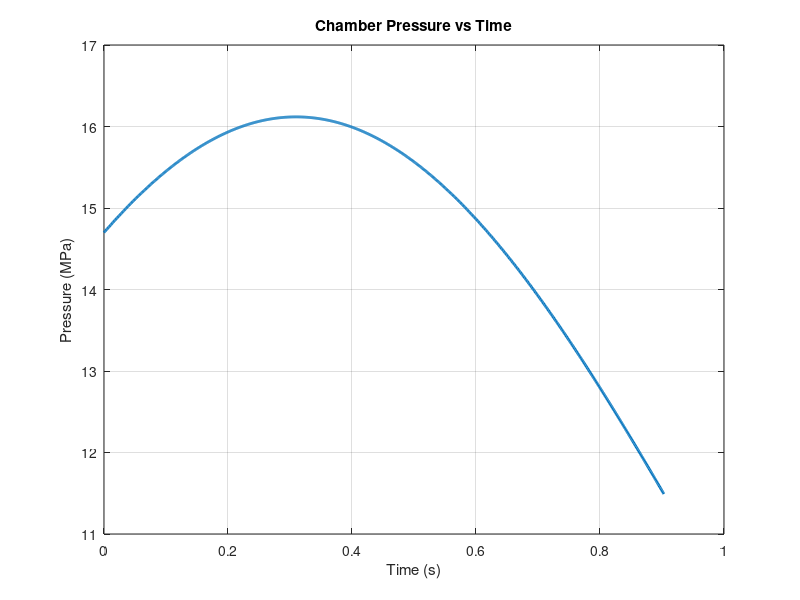
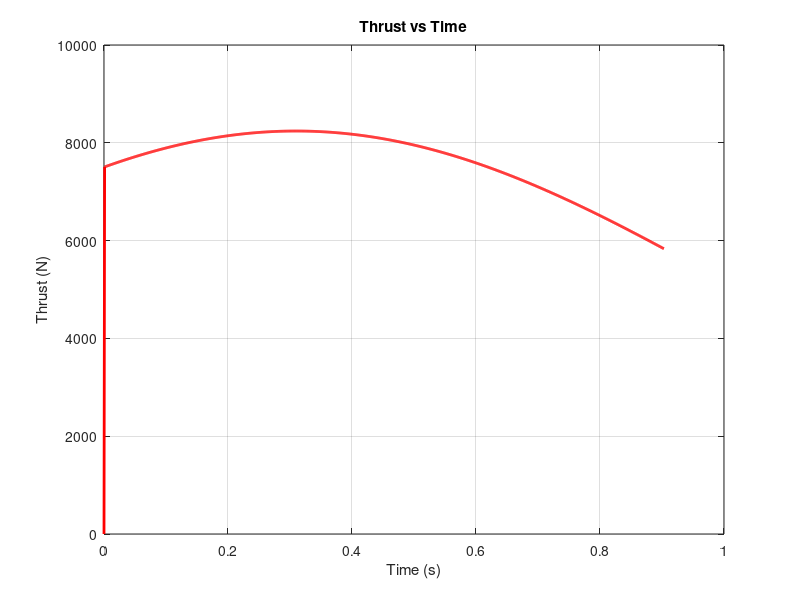
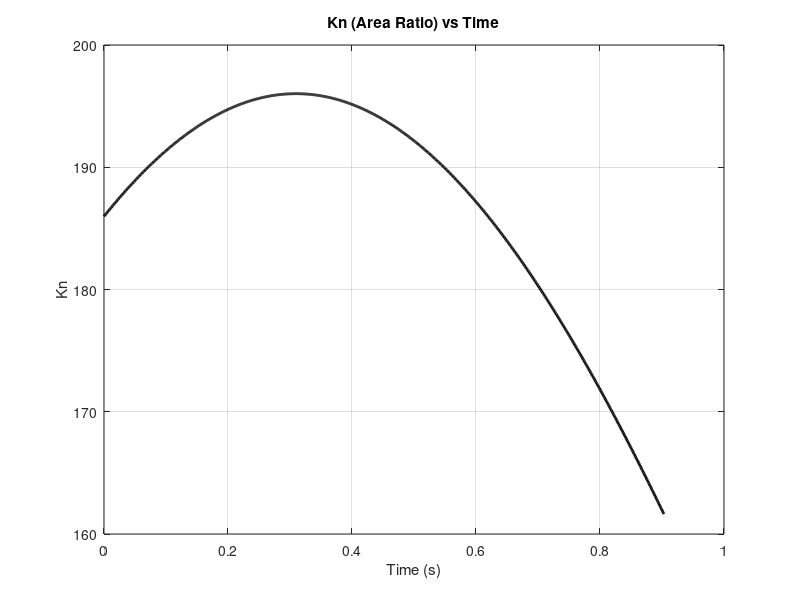

Source code (MATLAB) for these figures, in order:
% openMotor BATES Grain Simulation in MATLAB
% Analytical 0D Internal Ballistics Simulator

clear; clc; close all;

%% Configuration & Constants
% Constants
R_gas = 8.31446261815324; % Universal gas constant, J/(mol*K)
atm_pres = 101325; % Ambient pressure, Pa

% Simulation Settings
dt = 0.001; % Timestep, seconds
burnout_web_thres = 0.0001; % Web burnout threshold, m
burnout_thrust_thres = 0.1; % Thrust burnout threshold, N

%% Inputs
% Propellant Properties
prop.density = 1710; % kg/m^3 (approximate value for APCP)
prop.a = 0.025 / 1000; % Burn rate coefficient, converted from mm/(s*Pa^n) to m/(s*Pa^n)
prop.n = 0.43; % Burn rate exponent
prop.gamma = 1.17; % Specific Heat Ratio (k)
prop.t = 3019; % Combustion Temperature, K
prop.m = 25.935 / 1000; % Exhaust Molar Mass, converted from kg/Kmol to kg/mol

% Nozzle Geometry
nozzle.throat_dia = 21 / 1000; % converted from mm to m
nozzle.exit_dia = 44.4 / 1000; % converted from mm to m
nozzle.efficiency = 0.95;
nozzle.div_angle = 15; % Divergence half-angle, degrees
nozzle.conv_angle = 45; % Convergence half-angle, degrees
nozzle.throat_length = 2 / 1000; % converted from mm to m
nozzle.slag_coeff = 0; % (m*Pa)/s
nozzle.erosion_coeff = 0; % m/(s*Pa)

% Grain Geometry (BATES)
grain.outer_dia = 98.7 / 1000; % converted from mm to m
grain.core_dia = 43.7 / 1000; % converted from mm to m
grain.length = 145 / 1000; % converted from mm to m
grain.num_grains = 2;

%% Pre-calculations
nozzle_throat_area_initial = pi * (nozzle.throat_dia / 2)^2;
nozzle_exit_area = pi * (nozzle.exit_dia / 2)^2;
nozzle_expansion_ratio = nozzle_exit_area / nozzle_throat_area_initial;
grain.web = (grain.outer_dia - grain.core_dia) / 2;
total_motor_volume = grain.num_grains * (pi * (grain.outer_dia / 2)^2 * grain.length);

% Calculate Nozzle Losses
divAngleRad = nozzle.div_angle * pi / 180;
divLoss = (1 + cos(divAngleRad)) / 2;
throatAspect = nozzle.throat_length / nozzle.throat_dia;
if throatAspect > 0.45
    throatLoss = 0.95;
else
    throatLoss = 0.99 - (0.0333 * throatAspect);
end
skinLoss = 0.99;
nozzle_adjusted_eff = divLoss * throatLoss * nozzle.efficiency;

%% Helper Functions

% Pressure from Kn
calc_ideal_pressure = @(kn, prop, R_gas) ...
    ((kn * prop.density * prop.a) / ...
    (sqrt(prop.gamma / ((R_gas / prop.m) * prop.t)) * sqrt((2 / (prop.gamma + 1)) ^ ((prop.gamma + 1) / (prop.gamma - 1))))) ...
    ^ (1 / (1 - prop.n));

% Calculate Exit Pressure (Newton-Raphson approximation for Expansion Ratio)
% A/A* = (1/M) * [(2/(k+1)) * (1 + (k-1)/2 * M^2)]^((k+1)/(2*(k-1)))
% We use fsolve in openMotor, here we use an iterative approach or fzero
% Alternatively, using a more straightforward isentropic function to find Pe/Pc given Area Ratio
function Pe = calc_exit_pressure(Pc, eps, gamma)
    % Solves for Exit Pressure
    % eRatioFromPRatio = (((k+1)/2)^(1/(k-1))) * (pRatio ^ (1/k)) * ((((k+1)/(k-1))*(1-(pRatio^((k-1)/k))))^0.5);
    % We want eRatioFromPRatio(PR) = eps -> f(PR) = 0
    func = @(PR) ((((gamma+1)/2)^(1/(gamma-1))) * (PR .^ (1/gamma)) .* sqrt(((gamma+1)/(gamma-1)).*(1-(PR.^((gamma-1)/gamma))))) - 1/eps;

    % Initial guess for supersonic flow (PR = Pe/Pc is small)
    PR_guess = 0.05;
    options = optimset('Display', 'off');
    PR = fzero(func, PR_guess, options);
    Pe = PR * Pc;
end

% BATES Grain geometry calculations
function [SA, vol, free_vol, is_web_left] = calc_bates_geom(reg, grain, burnout_thres)
    is_web_left = (grain.web - reg) > burnout_thres;
    if ~is_web_left
        SA = 0;
        vol = 0;
        free_vol = pi * (grain.outer_dia / 2)^2 * grain.length;
        return;
    end

    current_length = grain.length - (2 * reg);
    if current_length <= 0
        SA = 0;
        vol = 0;
        free_vol = pi * (grain.outer_dia / 2)^2 * grain.length;
        return;
    end

    current_core_rad = (grain.core_dia / 2) + reg;
    outer_rad = grain.outer_dia / 2;

    % End areas (2 faces)
    face_area = pi * (outer_rad^2 - current_core_rad^2);

    % Core surface area
    core_SA = 2 * pi * current_core_rad * current_length;

    % Total surface area
    SA = (2 * face_area) + core_SA;

    % Volume of propellant
    vol = face_area * current_length;

    % Free volume (chamber volume minus propellant volume)
    total_grain_vol = pi * (grain.outer_dia / 2)^2 * grain.length;
    free_vol = total_grain_vol - vol;
end


%% Simulation Loop Setup
t = 0;
time_data = [0];
pressure_data = [];
thrust_data = [];
kn_data = [];
regression = 0;

dThroat = 0;
mass = 0;
for i = 1:grain.num_grains
    [~, v, ~, ~] = calc_bates_geom(0, grain, burnout_web_thres);
    mass = mass + (v * prop.density);
end
mass_data = [mass];

% Initial Calculations (t=0)
[total_SA, ~, ~, ~] = calc_bates_geom(0, grain, burnout_web_thres);
total_SA = total_SA * grain.num_grains;
throat_area = pi * ((nozzle.throat_dia + dThroat) / 2)^2;
Kn = total_SA / throat_area;
kn_data = [Kn];

Pc = calc_ideal_pressure(Kn, prop, R_gas);
pressure_data = [Pc];
thrust_data = [0];

%% Simulation Loop
while true
    % Regression for this step based on LAST step's pressure
    if Pc > 0
        burn_rate = prop.a * (Pc ^ prop.n);
    else
        burn_rate = 0;
    end
    regression = regression + (burn_rate * dt);

    % Check if all grains are burned out
    is_burning = false;
    total_SA = 0;
    current_mass = 0;

    for i = 1:grain.num_grains
        [SA, v, ~, is_web_left] = calc_bates_geom(regression, grain, burnout_web_thres);
        if is_web_left && SA > 0
            is_burning = true;
        end
        total_SA = total_SA + SA;
        current_mass = current_mass + (v * prop.density);
    end

    % If burnout occurred and pressure is practically zero, break
    if ~is_burning
        break;
    end

    % Calculate Throat Area (with erosion/slag - optional)
    if Pc == 0
        slagRate = 0;
    else
        slagRate = (1 / Pc) * nozzle.slag_coeff;
    end
    erosionRate = Pc * nozzle.erosion_coeff;
    dThroat = dThroat + dt * ((-2 * slagRate) + (2 * erosionRate));
    throat_area = pi * ((nozzle.throat_dia + dThroat) / 2)^2;

    % Update expansion ratio if throat area changes
    nozzle_expansion_ratio_current = nozzle_exit_area / throat_area;

    % Calculate Kn
    Kn = total_SA / throat_area;

    % Calculate Chamber Pressure
    Pc = calc_ideal_pressure(Kn, prop, R_gas);

    % Calculate Thrust
    if Pc > atm_pres
        Pe = calc_exit_pressure(Pc, nozzle_expansion_ratio_current, prop.gamma);

        % Ideal Thrust Coefficient
        term1 = (2 * (prop.gamma ^ 2)) / (prop.gamma - 1);
        term2 = (2 / (prop.gamma + 1)) ^ ((prop.gamma + 1) / (prop.gamma - 1));
        term3 = 1 - ((Pe / Pc) ^ ((prop.gamma - 1) / prop.gamma));
        momentumThrust = sqrt(term1 * term2 * term3);
        pressureThrust = ((Pe - atm_pres) * nozzle_exit_area) / (throat_area * Pc);
        C_f_ideal = momentumThrust + pressureThrust;

        % Adjusted Thrust Coefficient
        C_f_adj = nozzle_adjusted_eff * (skinLoss * C_f_ideal + (1 - skinLoss));

        Thrust = C_f_adj * throat_area * Pc;
    else
        Thrust = 0;
        Pc = 0; % No significant pressure below ambient for our simple model
    end
    Thrust = max(Thrust, 0);

    % Break if thrust goes below threshold on burnout (tail off usually simulated via mass conservation,
    % but for ideal 0D this is a valid end condition when burning area goes to 0)
    if ~is_burning && Thrust < burnout_thrust_thres
        break;
    end

    % Update Time
    t = t + dt;

    % Store Data
    time_data = [time_data, t];
    kn_data = [kn_data, Kn];
    pressure_data = [pressure_data, Pc];
    thrust_data = [thrust_data, Thrust];
    mass_data = [mass_data, current_mass];
end

%% Plotting Results

% Figure 1: Chamber Pressure over Time
figure('Name', 'openMotor BATES - Chamber Pressure');
plot(time_data, pressure_data / 1e6, 'LineWidth', 2);
title('Chamber Pressure vs Time');
xlabel('Time (s)');
ylabel('Pressure (MPa)');
grid on;

% Figure 2: Thrust over Time
figure('Name', 'openMotor BATES - Thrust');
plot(time_data, thrust_data, 'LineWidth', 2, 'Color', 'r');
title('Thrust vs Time');
xlabel('Time (s)');
ylabel('Thrust (N)');
grid on;

% Figure 3: Kn over Time
figure('Name', 'openMotor BATES - Kn');
plot(time_data, kn_data, 'LineWidth', 2, 'Color', 'k');
title('Kn (Area Ratio) vs Time');
xlabel('Time (s)');
ylabel('Kn');
grid on;

%% Performance Metrics Calculations
% Calculate active burn time indices
burn_indices = find(thrust_data > burnout_thrust_thres);
if isempty(burn_indices)
    burn_start_idx = 1;
    burn_end_idx = length(time_data);
else
    burn_start_idx = burn_indices(1);
    burn_end_idx = burn_indices(end);
end

burn_time = time_data(burn_end_idx) - time_data(burn_start_idx);

% Propellant mass
initial_mass = mass_data(1);
final_mass = mass_data(end);
propellant_mass_consumed = initial_mass - final_mass;

% Total Impulse
total_impulse = trapz(time_data, thrust_data);

% Averages and Maxima
max_thrust = max(thrust_data);
max_pressure = max(pressure_data) / 1e6; % Convert to MPa

avg_thrust = trapz(time_data(burn_start_idx:burn_end_idx), thrust_data(burn_start_idx:burn_end_idx)) / burn_time;
avg_pressure = trapz(time_data(burn_start_idx:burn_end_idx), pressure_data(burn_start_idx:burn_end_idx)) / burn_time / 1e6;

% Specific Impulse
g0 = 9.80665;
specific_impulse = total_impulse / (propellant_mass_consumed * g0);

%% Print Results to Console
disp('----------------------------------------------------');
disp('            openMotor MATLAB Simulation             ');
disp('----------------------------------------------------');
fprintf('Total Impulse (Ns)      : %.2f\n', total_impulse);
fprintf('Max Thrust (N)          : %.2f\n', max_thrust);
fprintf('Average Thrust (N)      : %.2f\n', avg_thrust);
fprintf('Max Pressure (MPa)      : %.4f\n', max_pressure);
fprintf('Average Pressure (MPa)  : %.4f\n', avg_pressure);
fprintf('Burn Time (s)           : %.3f\n', burn_time);
fprintf('Propellant Mass (kg)    : %.4f\n', propellant_mass_consumed);
fprintf('Specific Impulse (s)    : %.2f\n', specific_impulse);
disp('----------------------------------------------------');
disp('Simulation completed successfully!');
